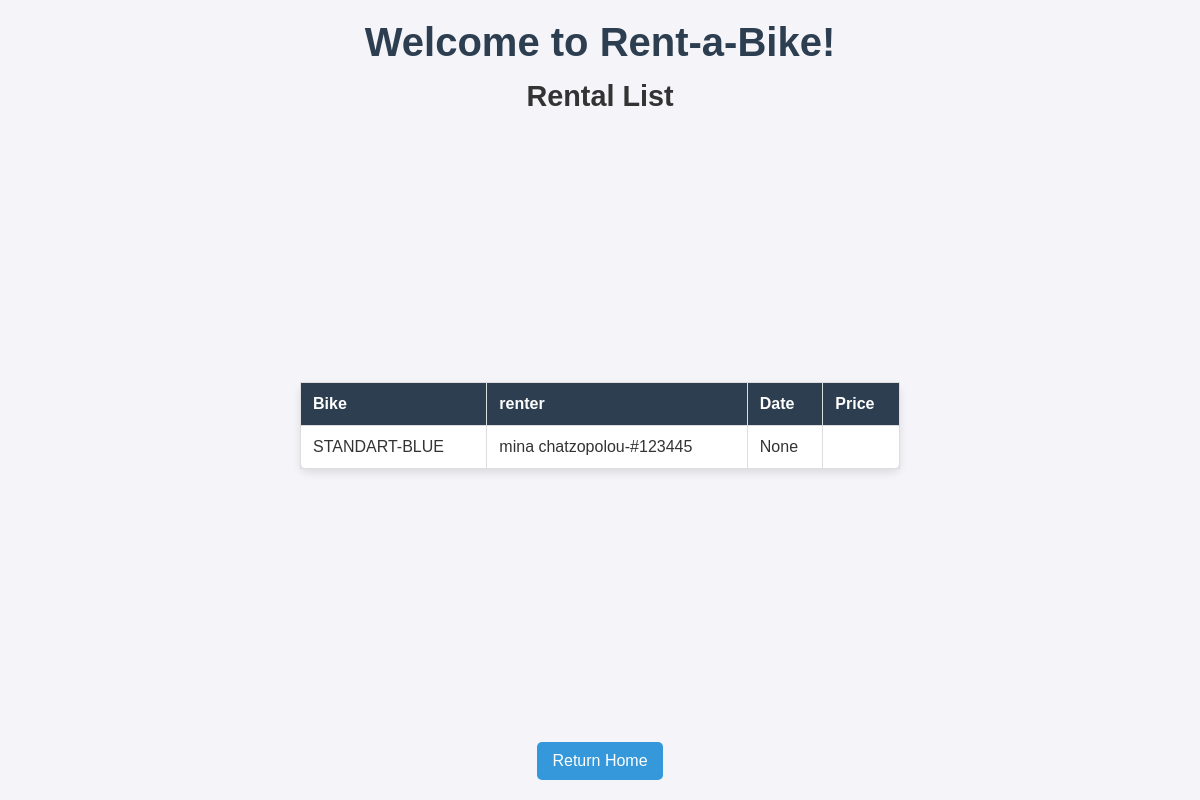
Page /rentalList on the committed database.
### BikeRentalApp/models.py (models this page shows, shortened)
class Rental(models.Model):
  bike = models.ForeignKey(Bike, on_delete=models.CASCADE)
  renter = models.ForeignKey(Renter, on_delete=models.CASCADE)
  date = models.DateField(default=datetime.date.today)
  price = models.FloatField(default=0.0)

class Bike(models.Model):
  STANDARD = "ST"
  TANDEM = "TA"
  ELECTRIC = "EL"
  BIKE_TYPE_CHOICES = [
    (STANDARD, "Standard"),
    (TANDEM, "Tandem"),
    (ELECTRIC, "Electric"),
  ]
  bike_type = models.CharField(max_length=20,choices=BIKE_TYPE_CHOICES,default=STANDARD)
  color= models.CharField(max_length=10,default="")
  def __str__(self):
    return self.bike_type + "-" + self.color

class Renter(models.Model):
  first_name = models.CharField(max_length=30)
  last_name = models.CharField(max_length=30)
  phone = models.CharField(max_length=15)
  vip_num = models.IntegerField(default="0")
  def __str__(self):
    return self.first_name + " " + self.last_name + "-" + "#" + str(self.phone)

### BikeRentalApp/views.py (the view)
# urls.py: path("rentalList", views.rentalList.as_view(), name="rentallist")
class rentalList(ListView):
   model = Rental
   template_name = 'BikeRentalApp/rentallist.html'

### BikeRentalApp/templates/BikeRentalApp/rentallist.html (shortened to what this page needs)
<!DOCTYPE html>
<html lang="en">
<head>
  {% load static %}
  {% block head %}
    <link rel="stylesheet" href="{% static 'BikeRentalApp/style.css' %}">
  {% endblock %}
</head>
<body>
  <h1>Welcome to Rent-a-Bike!</h1>
  <h2>Rental List</h2>
  <div class="content">
    {% block content %}
      {% if rental_list %}
        <table>
          <thead>
            <tr>
              <th>Bike</th>
              <th>renter</th>
              <th>Date</th>
              <th>Price</th>
            </tr>
          </thead>
          <tbody>
            {% for rental in rental_list %}
              <tr>
                <td>{{ rental.bike }}</td>
                <td>{{ rental.renter}}</td>
                <td>{{ rental.date }}</td>
                <td>{{ renter.price}}</td>
              </tr>
            {% endfor %}
          </tbody>
        </table>
      {% else %}
        <p>No Renters.</p>
      {% endif %}
    {% endblock %}
  </div>
<footer>
  <a href="{% url 'home' %}">Return Home</a>
</footer>
</body>
</html>

### BikeRentalApp/static/BikeRentalApp/style.css (style rules this page uses)
* { margin: 0; padding: 0; box-sizing: border-box; }
body { display: flex; flex-direction: column; min-height: 100vh; font-family: Arial, sans-serif; background-color: #f4f4f9; color: #333; margin: 0; }
h1 { text-align: center; color: #2c3e50; font-size: 2.5em; margin-top: 20px; }
h2 { text-align: center; color: #333; font-size: 1.8em; margin: 15px 0; }
.content { flex: 1; display: flex; justify-content: center; align-items: center; padding: 20px; }
table { width: 80%; max-width: 600px; margin: 0 auto; border-collapse: collapse; background-color: #fff; border-radius: 8px; box-shadow: 0 4px 8px rgba(0, 0, 0, 0.1); }
thead { background-color: #2c3e50; color: #fff; }
th, td { padding: 12px; text-align: left; border: 1px solid #ddd; }
a { display: block; margin: 20px auto; width: fit-content; padding: 10px 15px; background-color: #3498db; color: #fff; text-decoration: none; border-radius: 5px; text-align: center; }

### rows in the picture
Rental: bike "STANDART-BLUE", renter "mina chatzopolou-#123445", date "None"
